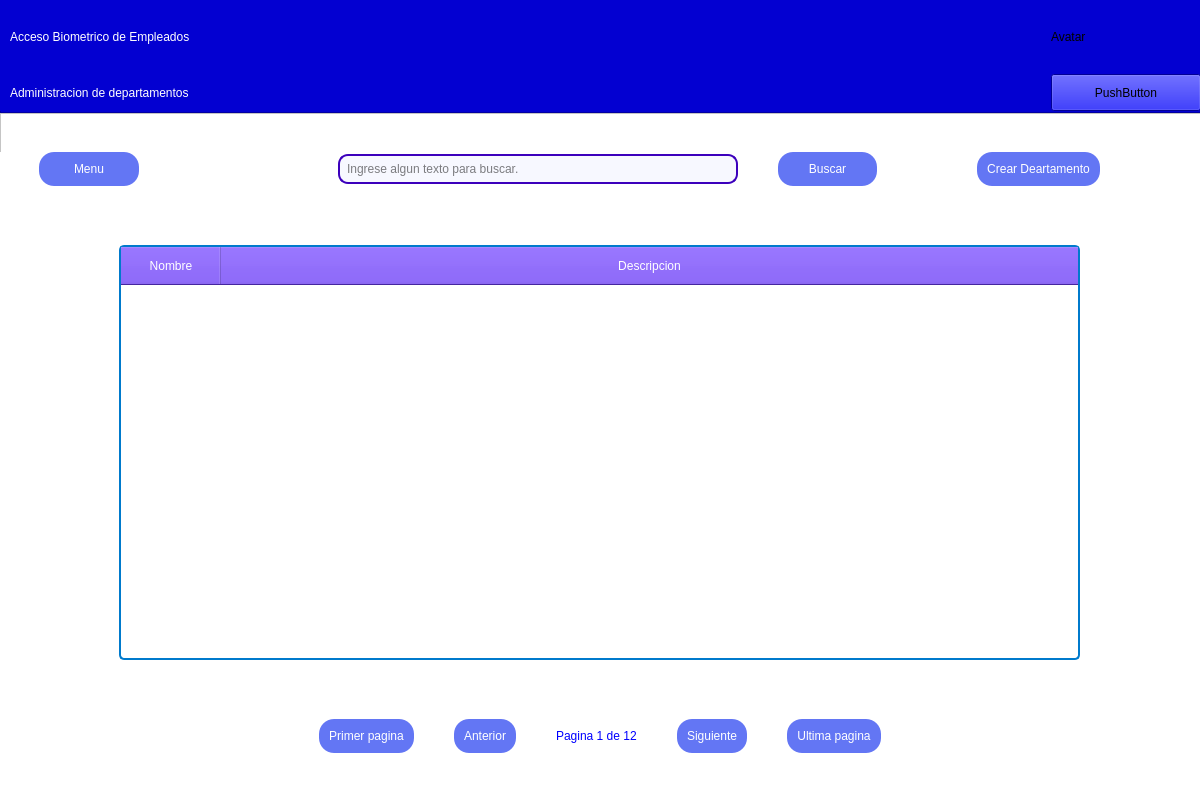
<?xml version="1.0" encoding="UTF-8"?>
<ui version="4.0">
 <class>departamentoInterfaz</class>
 <widget class="QWidget" name="departamentoInterfaz">
  <property name="geometry">
   <rect>
    <x>0</x>
    <y>0</y>
    <width>1200</width>
    <height>800</height>
   </rect>
  </property>
  <property name="sizePolicy">
   <sizepolicy hsizetype="Expanding" vsizetype="Expanding">
    <horstretch>0</horstretch>
    <verstretch>0</verstretch>
   </sizepolicy>
  </property>
  <property name="minimumSize">
   <size>
    <width>600</width>
    <height>400</height>
   </size>
  </property>
  <property name="maximumSize">
   <size>
    <width>1200</width>
    <height>800</height>
   </size>
  </property>
  <property name="windowTitle">
   <string>Form</string>
  </property>
  <property name="styleSheet">
   <string notr="true">background-color:#FFFFFF;</string>
  </property>
  <widget class="QWidget" name="verticalLayoutWidget">
   <property name="geometry">
    <rect>
     <x>0</x>
     <y>0</y>
     <width>1201</width>
     <height>791</height>
    </rect>
   </property>
   <layout class="QVBoxLayout" name="vLayoutEncabezado" stretch="1,6">
    <property name="spacing">
     <number>0</number>
    </property>
    <item>
     <layout class="QGridLayout" name="gridLayoutEncabezado">
      <item row="0" column="0">
       <widget class="QFrame" name="frameEncabezado">
        <property name="sizePolicy">
         <sizepolicy hsizetype="Expanding" vsizetype="Expanding">
          <horstretch>0</horstretch>
          <verstretch>0</verstretch>
         </sizepolicy>
        </property>
        <property name="styleSheet">
         <string notr="true">background-color:#0300D1;
</string>
        </property>
        <property name="frameShape">
         <enum>QFrame::Shape::StyledPanel</enum>
        </property>
        <property name="frameShadow">
         <enum>QFrame::Shadow::Raised</enum>
        </property>
        <widget class="QWidget" name="gridLayoutWidget">
         <property name="geometry">
          <rect>
           <x>0</x>
           <y>0</y>
           <width>1201</width>
           <height>111</height>
          </rect>
         </property>
         <layout class="QGridLayout" name="gridLayoutEncabezado_2" rowstretch="2,1" columnstretch="6,1,1">
          <property name="spacing">
           <number>0</number>
          </property>
          <item row="1" column="2">
           <widget class="QPushButton" name="btnConfigPag">
            <property name="sizePolicy">
             <sizepolicy hsizetype="Expanding" vsizetype="Expanding">
              <horstretch>0</horstretch>
              <verstretch>0</verstretch>
             </sizepolicy>
            </property>
            <property name="text">
             <string>PushButton</string>
            </property>
           </widget>
          </item>
          <item row="0" column="2">
           <widget class="QLabel" name="label_3">
            <property name="sizePolicy">
             <sizepolicy hsizetype="Expanding" vsizetype="Expanding">
              <horstretch>0</horstretch>
              <verstretch>0</verstretch>
             </sizepolicy>
            </property>
            <property name="text">
             <string>Avatar</string>
            </property>
           </widget>
          </item>
          <item row="1" column="0">
           <widget class="QLabel" name="lblNombrePagina">
            <property name="styleSheet">
             <string notr="true">font: 700 16pt &quot;Segoe UI&quot;;
color: #FFFFFF</string>
            </property>
            <property name="text">
             <string>Administracion de departamentos</string>
            </property>
            <property name="indent">
             <number>10</number>
            </property>
           </widget>
          </item>
          <item row="0" column="0">
           <widget class="QLabel" name="label">
            <property name="sizePolicy">
             <sizepolicy hsizetype="Expanding" vsizetype="Expanding">
              <horstretch>0</horstretch>
              <verstretch>0</verstretch>
             </sizepolicy>
            </property>
            <property name="styleSheet">
             <string notr="true">font: 700 24pt &quot;Segoe UI&quot;;
color:#FFFFFF;</string>
            </property>
            <property name="text">
             <string>Acceso Biometrico de Empleados</string>
            </property>
            <property name="indent">
             <number>10</number>
            </property>
           </widget>
          </item>
          <item row="0" column="1">
           <spacer name="horizontalSpacer_8">
            <property name="orientation">
             <enum>Qt::Orientation::Horizontal</enum>
            </property>
            <property name="sizeHint" stdset="0">
             <size>
              <width>40</width>
              <height>20</height>
             </size>
            </property>
           </spacer>
          </item>
          <item row="1" column="1">
           <spacer name="horizontalSpacer_9">
            <property name="orientation">
             <enum>Qt::Orientation::Horizontal</enum>
            </property>
            <property name="sizeHint" stdset="0">
             <size>
              <width>40</width>
              <height>20</height>
             </size>
            </property>
           </spacer>
          </item>
         </layout>
        </widget>
       </widget>
      </item>
     </layout>
    </item>
    <item>
     <layout class="QVBoxLayout" name="vLayoutCuerpo">
      <item>
       <widget class="QFrame" name="frameCuerpo">
        <property name="styleSheet">
         <string notr="true">background-color:rgb(255, 255, 255)</string>
        </property>
        <property name="frameShape">
         <enum>QFrame::Shape::StyledPanel</enum>
        </property>
        <property name="frameShadow">
         <enum>QFrame::Shadow::Raised</enum>
        </property>
        <widget class="QWidget" name="verticalLayoutWidget_2">
         <property name="geometry">
          <rect>
           <x>-1</x>
           <y>39</y>
           <width>1201</width>
           <height>641</height>
          </rect>
         </property>
         <layout class="QVBoxLayout" name="vLayoutCuerpo_3" stretch="1,7">
          <property name="spacing">
           <number>0</number>
          </property>
          <item>
           <layout class="QHBoxLayout" name="hLayoutCuerpo" stretch="0,1,2,4,0,1,1,1,1">
            <property name="spacing">
             <number>0</number>
            </property>
            <item>
             <spacer name="horizontalSpacer_3">
              <property name="orientation">
               <enum>Qt::Orientation::Horizontal</enum>
              </property>
              <property name="sizeHint" stdset="0">
               <size>
                <width>40</width>
                <height>20</height>
               </size>
              </property>
             </spacer>
            </item>
            <item>
             <widget class="QPushButton" name="btnRegresarMenu">
              <property name="styleSheet">
               <string notr="true">QPushButton {
    background-color: rgb(99, 118, 244);
    color: white; 
    border: none; 
    padding: 10px; 
    border-radius: 15px; 
	font: 700 10pt &quot;Segoe UI&quot;;
}

QPushButton:hover {
    background-color: rgb(76, 64, 207);
}</string>
              </property>
              <property name="text">
               <string>Menu</string>
              </property>
             </widget>
            </item>
            <item>
             <spacer name="horizontalSpacer_4">
              <property name="orientation">
               <enum>Qt::Orientation::Horizontal</enum>
              </property>
              <property name="sizeHint" stdset="0">
               <size>
                <width>40</width>
                <height>20</height>
               </size>
              </property>
             </spacer>
            </item>
            <item>
             <widget class="QLineEdit" name="InputBusqueda">
              <property name="styleSheet">
               <string notr="true"> QLineEdit {
        background-color: rgb(247, 248, 255);
        color: rgb(0, 0, 0);
        border: 2px solid rgb(60, 0, 188);
        padding: 5px;
        border-radius: 10px;
		
    }

    QLineEdit:focus {
        border: 2px solid darkblue;
    }</string>
              </property>
              <property name="placeholderText">
               <string>Ingrese algun texto para buscar.</string>
              </property>
              <property name="clearButtonEnabled">
               <bool>true</bool>
              </property>
             </widget>
            </item>
            <item>
             <spacer name="horizontalSpacer_5">
              <property name="orientation">
               <enum>Qt::Orientation::Horizontal</enum>
              </property>
              <property name="sizeHint" stdset="0">
               <size>
                <width>40</width>
                <height>20</height>
               </size>
              </property>
             </spacer>
            </item>
            <item>
             <widget class="QPushButton" name="btnBuscar">
              <property name="styleSheet">
               <string notr="true">QPushButton {
    background-color: rgb(99, 118, 244);
    color: white; 
    border: none; 
    padding: 10px; 
    border-radius: 15px; 
	font: 700 10pt &quot;Segoe UI&quot;;
}

QPushButton:hover {
    background-color: rgb(76, 64, 207);
}</string>
              </property>
              <property name="text">
               <string>Buscar</string>
              </property>
             </widget>
            </item>
            <item>
             <spacer name="horizontalSpacer_7">
              <property name="orientation">
               <enum>Qt::Orientation::Horizontal</enum>
              </property>
              <property name="sizeHint" stdset="0">
               <size>
                <width>40</width>
                <height>20</height>
               </size>
              </property>
             </spacer>
            </item>
            <item>
             <widget class="QPushButton" name="btnCrearPersona">
              <property name="styleSheet">
               <string notr="true">QPushButton {
    background-color: rgb(99, 118, 244);
    color: white; 
    border: none; 
    padding: 10px; 
    border-radius: 15px; 
	font: 700 10pt &quot;Segoe UI&quot;;
}

QPushButton:hover {
    background-color: rgb(76, 64, 207);
}</string>
              </property>
              <property name="text">
               <string>Crear Deartamento</string>
              </property>
             </widget>
            </item>
            <item>
             <spacer name="horizontalSpacer_6">
              <property name="orientation">
               <enum>Qt::Orientation::Horizontal</enum>
              </property>
              <property name="sizeHint" stdset="0">
               <size>
                <width>40</width>
                <height>20</height>
               </size>
              </property>
             </spacer>
            </item>
           </layout>
          </item>
          <item>
           <layout class="QGridLayout" name="gridLayoutCuerpo_3" rowstretch="1,7,1,1,0" columnstretch="1,8,1">
            <property name="spacing">
             <number>0</number>
            </property>
            <item row="1" column="1">
             <widget class="QTableWidget" name="tbPersona">
              <property name="styleSheet">
               <string notr="true">QTableWidget {
    background-color: white; 
    border: 2px solid #007acc; 
    border-radius: 5px;
    box-shadow: 5px 5px 10px rgba(0, 0, 0, 0.3); 
}

QHeaderView::section {
    background-color:rgb(96, 53, 223);
    color: white; 
    padding: 10px;
	font: 700 10pt &quot;Segoe UI&quot;;
}</string>
              </property>
              <attribute name="horizontalHeaderCascadingSectionResizes">
               <bool>true</bool>
              </attribute>
              <attribute name="horizontalHeaderHighlightSections">
               <bool>true</bool>
              </attribute>
              <attribute name="horizontalHeaderStretchLastSection">
               <bool>true</bool>
              </attribute>
              <attribute name="verticalHeaderVisible">
               <bool>false</bool>
              </attribute>
              <attribute name="verticalHeaderHighlightSections">
               <bool>false</bool>
              </attribute>
              <column>
               <property name="text">
                <string>Nombre</string>
               </property>
              </column>
              <column>
               <property name="text">
                <string>Descripcion</string>
               </property>
              </column>
             </widget>
            </item>
            <item row="4" column="1">
             <spacer name="verticalSpacer_2">
              <property name="orientation">
               <enum>Qt::Orientation::Vertical</enum>
              </property>
              <property name="sizeHint" stdset="0">
               <size>
                <width>20</width>
                <height>40</height>
               </size>
              </property>
             </spacer>
            </item>
            <item row="0" column="1">
             <spacer name="verticalSpacer">
              <property name="orientation">
               <enum>Qt::Orientation::Vertical</enum>
              </property>
              <property name="sizeHint" stdset="0">
               <size>
                <width>20</width>
                <height>40</height>
               </size>
              </property>
             </spacer>
            </item>
            <item row="1" column="2">
             <spacer name="horizontalSpacer_2">
              <property name="orientation">
               <enum>Qt::Orientation::Horizontal</enum>
              </property>
              <property name="sizeHint" stdset="0">
               <size>
                <width>40</width>
                <height>20</height>
               </size>
              </property>
             </spacer>
            </item>
            <item row="3" column="1">
             <layout class="QHBoxLayout" name="gdLvLayoutCuerpo" stretch="3,0,0,0,0,0,0,0,0,0,3">
              <item>
               <spacer name="horizontalSpacer_10">
                <property name="orientation">
                 <enum>Qt::Orientation::Horizontal</enum>
                </property>
                <property name="sizeHint" stdset="0">
                 <size>
                  <width>40</width>
                  <height>20</height>
                 </size>
                </property>
               </spacer>
              </item>
              <item>
               <widget class="QPushButton" name="btnPrimerPagina">
                <property name="styleSheet">
                 <string notr="true">QPushButton {
    background-color: rgb(99, 118, 244);
    color: white; 
    border: none; 
    padding: 10px; 
    border-radius: 15px; 
	font: 700 10pt &quot;Segoe UI&quot;;
}

QPushButton:hover {
    background-color: rgb(76, 64, 207);
}</string>
                </property>
                <property name="text">
                 <string>Primer pagina</string>
                </property>
               </widget>
              </item>
              <item>
               <spacer name="horizontalSpacer_11">
                <property name="orientation">
                 <enum>Qt::Orientation::Horizontal</enum>
                </property>
                <property name="sizeHint" stdset="0">
                 <size>
                  <width>40</width>
                  <height>20</height>
                 </size>
                </property>
               </spacer>
              </item>
              <item>
               <widget class="QPushButton" name="btnAnterior">
                <property name="styleSheet">
                 <string notr="true">QPushButton {
    background-color: rgb(99, 118, 244);
    color: white; 
    border: none; 
    padding: 10px; 
    border-radius: 15px; 
	font: 700 10pt &quot;Segoe UI&quot;;
}

QPushButton:hover {
    background-color: rgb(76, 64, 207);
}</string>
                </property>
                <property name="text">
                 <string>Anterior</string>
                </property>
               </widget>
              </item>
              <item>
               <spacer name="horizontalSpacer_12">
                <property name="orientation">
                 <enum>Qt::Orientation::Horizontal</enum>
                </property>
                <property name="sizeHint" stdset="0">
                 <size>
                  <width>40</width>
                  <height>20</height>
                 </size>
                </property>
               </spacer>
              </item>
              <item>
               <widget class="QLabel" name="lblNumeroPagina">
                <property name="styleSheet">
                 <string notr="true">color:rgb(0, 0, 255);font: 700 9pt &quot;Segoe UI&quot;;</string>
                </property>
                <property name="text">
                 <string>Pagina 1 de 12</string>
                </property>
               </widget>
              </item>
              <item>
               <spacer name="horizontalSpacer_13">
                <property name="orientation">
                 <enum>Qt::Orientation::Horizontal</enum>
                </property>
                <property name="sizeHint" stdset="0">
                 <size>
                  <width>40</width>
                  <height>20</height>
                 </size>
                </property>
               </spacer>
              </item>
              <item>
               <widget class="QPushButton" name="btnSiguiente">
                <property name="styleSheet">
                 <string notr="true">QPushButton {
    background-color: rgb(99, 118, 244);
    color: white; 
    border: none; 
    padding: 10px; 
    border-radius: 15px; 
	font: 700 10pt &quot;Segoe UI&quot;;
}

QPushButton:hover {
    background-color: rgb(76, 64, 207);
}</string>
                </property>
                <property name="text">
                 <string>Siguiente</string>
                </property>
               </widget>
              </item>
              <item>
               <spacer name="horizontalSpacer_15">
                <property name="orientation">
                 <enum>Qt::Orientation::Horizontal</enum>
                </property>
                <property name="sizeHint" stdset="0">
                 <size>
                  <width>40</width>
                  <height>20</height>
                 </size>
                </property>
               </spacer>
              </item>
              <item>
               <widget class="QPushButton" name="btnUltimaPagina">
                <property name="styleSheet">
                 <string notr="true">QPushButton {
    background-color: rgb(99, 118, 244);
    color: white; 
    border: none; 
    padding: 10px; 
    border-radius: 15px; 
	font: 700 10pt &quot;Segoe UI&quot;;
}

QPushButton:hover {
    background-color: rgb(76, 64, 207);
}</string>
                </property>
                <property name="text">
                 <string>Ultima pagina</string>
                </property>
               </widget>
              </item>
              <item>
               <spacer name="horizontalSpacer_14">
                <property name="orientation">
                 <enum>Qt::Orientation::Horizontal</enum>
                </property>
                <property name="sizeHint" stdset="0">
                 <size>
                  <width>40</width>
                  <height>20</height>
                 </size>
                </property>
               </spacer>
              </item>
             </layout>
            </item>
            <item row="1" column="0">
             <spacer name="horizontalSpacer">
              <property name="orientation">
               <enum>Qt::Orientation::Horizontal</enum>
              </property>
              <property name="sizeHint" stdset="0">
               <size>
                <width>40</width>
                <height>20</height>
               </size>
              </property>
             </spacer>
            </item>
            <item row="2" column="1">
             <spacer name="verticalSpacer_3">
              <property name="orientation">
               <enum>Qt::Orientation::Vertical</enum>
              </property>
              <property name="sizeHint" stdset="0">
               <size>
                <width>20</width>
                <height>40</height>
               </size>
              </property>
             </spacer>
            </item>
           </layout>
          </item>
         </layout>
        </widget>
       </widget>
      </item>
     </layout>
    </item>
   </layout>
  </widget>
 </widget>
 <resources/>
 <connections/>
</ui>
